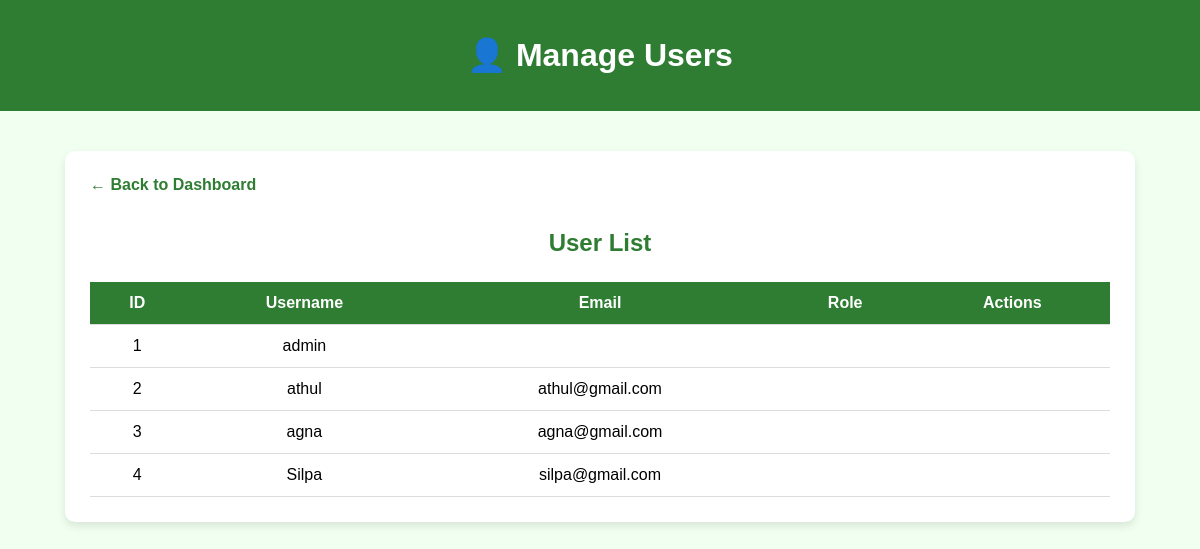
Before: /manage-users/ with the older database file.
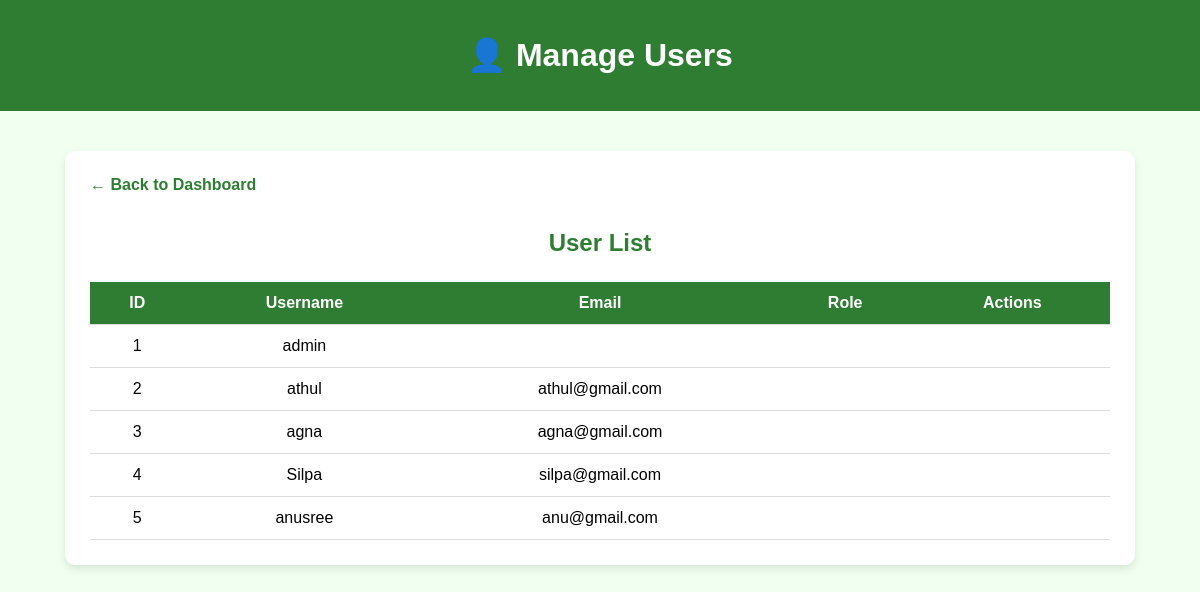
After: the same page with the newer database file.
### app/models.py (models this page shows, shortened)
class CustomUser(AbstractUser):
    phone = models.CharField(max_length=15, blank=True, null=True)
    address = models.TextField(blank=True, null=True)
    pincode = models.CharField(max_length=10, blank=True, null=True)

### app/views.py (the view)
# urls.py: path('manage-users/', views.manage_users, name='manage_users'),
def manage_users(request):
    users = CustomUser.objects.all()
    return render(request, 'manage_users.html', {'users': users})

### templates/manage_users.html (shortened to what this page needs)
<!DOCTYPE html>
<html lang="en">
<head>
</head>
<body>
    <header>
        <h1>👤 Manage Users</h1>
    </header>
    <div class="container">
        <a href="{% url 'admin_dashboard' %}" class="back-link">← Back to Dashboard</a>
        <h2>User List</h2>
        {% if users %}
        <table>
            <thead>
                <tr>
                    <th>ID</th>
                    <th>Username</th>
                    <th>Email</th>
                    <th>Role</th>
                    <th>Actions</th>
                </tr>
            </thead>
            <tbody>
                {% for user in users %}
                <tr>
                    <td>{{ user.id }}</td>
                    <td>{{ user.username }}</td>
                    <td>{{ user.email }}</td>
                    <td>{{ user.role }}</td>
                    <td>
                    </td>
                </tr>
                {% endfor %}
            </tbody>
        </table>
        {% else %}
        <p style="text-align:center; color: gray;">No users registered yet.</p>
        {% endif %}
    </div>
</body>
</html>

Changed rows visible on the page:
added CustomUser: id "5", username "anusree", email "anu@gmail.com"
